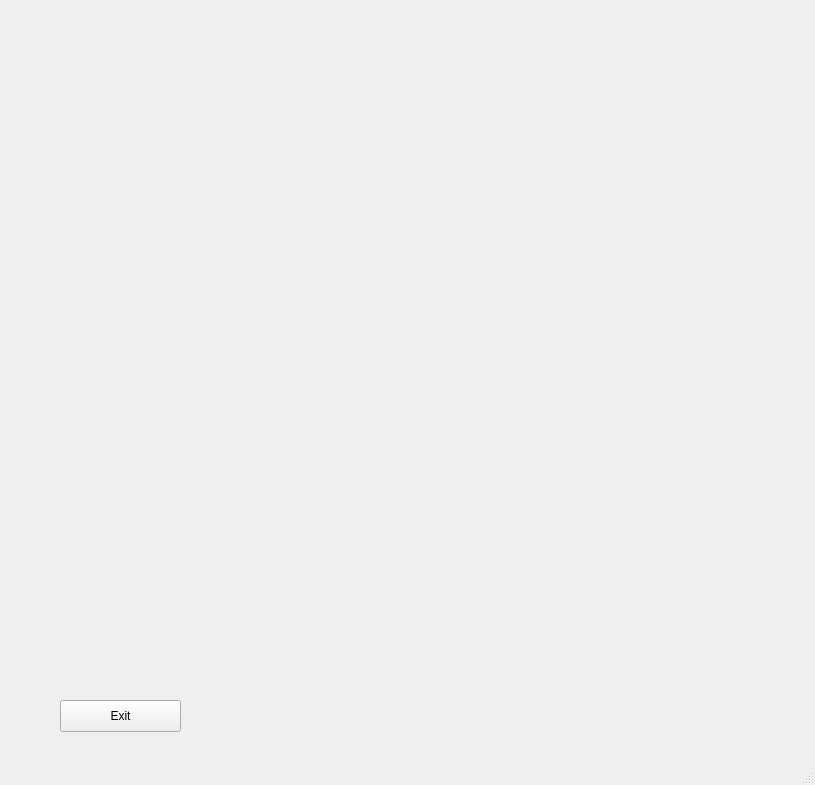
<?xml version="1.0" encoding="UTF-8"?>
<ui version="4.0">
 <class>MainWindow</class>
 <widget class="QMainWindow" name="MainWindow">
  <property name="geometry">
   <rect>
    <x>0</x>
    <y>0</y>
    <width>815</width>
    <height>785</height>
   </rect>
  </property>
  <property name="windowTitle">
   <string>MainWindow</string>
  </property>
  <widget class="QWidget" name="centralwidget">
   <widget class="QStackedWidget" name="stackedWidget">
    <property name="geometry">
     <rect>
      <x>40</x>
      <y>130</y>
      <width>741</width>
      <height>561</height>
     </rect>
    </property>
    <property name="currentIndex">
     <number>5</number>
    </property>
    <widget class="QWidget" name="welcomepage">
     <widget class="QLabel" name="welcome">
      <property name="geometry">
       <rect>
        <x>150</x>
        <y>110</y>
        <width>521</width>
        <height>291</height>
       </rect>
      </property>
      <property name="font">
       <font>
        <family>Arial</family>
        <pointsize>24</pointsize>
        <weight>75</weight>
        <bold>true</bold>
       </font>
      </property>
      <property name="text">
       <string>Welcome to the Simon Task Experiment 😊</string>
      </property>
     </widget>
     <widget class="QPushButton" name="nextbtn">
      <property name="geometry">
       <rect>
        <x>580</x>
        <y>510</y>
        <width>121</width>
        <height>32</height>
       </rect>
      </property>
      <property name="text">
       <string>Next</string>
      </property>
     </widget>
    </widget>
    <widget class="QWidget" name="informedconsent">
     <widget class="QTextBrowser" name="consent">
      <property name="geometry">
       <rect>
        <x>110</x>
        <y>20</y>
        <width>561</width>
        <height>461</height>
       </rect>
      </property>
      <property name="html">
       <string>&lt;!DOCTYPE HTML PUBLIC &quot;-//W3C//DTD HTML 4.0//EN&quot; &quot;http://www.w3.org/TR/REC-html40/strict.dtd&quot;&gt;
&lt;html&gt;&lt;head&gt;&lt;meta name=&quot;qrichtext&quot; content=&quot;1&quot; /&gt;&lt;style type=&quot;text/css&quot;&gt;
p, li { white-space: pre-wrap; }
&lt;/style&gt;&lt;/head&gt;&lt;body style=&quot; font-family:'.AppleSystemUIFont'; font-size:13pt; font-weight:400; font-style:normal;&quot;&gt;
&lt;p align=&quot;center&quot; style=&quot; margin-top:0px; margin-bottom:0px; margin-left:0px; margin-right:0px; -qt-block-indent:0; text-indent:0px;&quot;&gt;&lt;span style=&quot; font-size:24pt; font-weight:600;&quot;&gt;Informed consent&lt;/span&gt;&lt;/p&gt;
&lt;p align=&quot;center&quot; style=&quot;-qt-paragraph-type:empty; margin-top:0px; margin-bottom:0px; margin-left:0px; margin-right:0px; -qt-block-indent:0; text-indent:0px; font-size:24pt; font-weight:600;&quot;&gt;&lt;br /&gt;&lt;/p&gt;
&lt;p style=&quot; margin-top:0px; margin-bottom:0px; margin-left:0px; margin-right:0px; -qt-block-indent:0; text-indent:0px;&quot;&gt;&lt;span style=&quot; font-weight:600;&quot;&gt;Title of the Study:&lt;/span&gt; Simon Task Experiment&lt;/p&gt;
&lt;p style=&quot; margin-top:12px; margin-bottom:12px; margin-left:0px; margin-right:0px; -qt-block-indent:0; text-indent:0px;&quot;&gt;&lt;span style=&quot; font-weight:600;&quot;&gt;Introduction:&lt;/span&gt; You are invited to participate in a research study conducted by FLYC7, a student/faculty member at UCL. The purpose of this study is to investigate cognitive processes using a task known as the Simon task.&lt;/p&gt;
&lt;p style=&quot; margin-top:12px; margin-bottom:12px; margin-left:0px; margin-right:0px; -qt-block-indent:0; text-indent:0px;&quot;&gt;&lt;span style=&quot; font-weight:600;&quot;&gt;Procedure:&lt;/span&gt; During the experiment, you will be presented with a series of visual stimuli and asked to respond to them using a designated response key. You need to respond as fast as you can with a left button press (the A on regular keyboard) to left-pointing arrows, and with a right button press (the L on the regular keyboard) to right button press, no matter if these arrows appear left or right from the fixation point. The experiment is expected to take approximately 2 minutes to complete.&lt;/p&gt;
&lt;p style=&quot; margin-top:12px; margin-bottom:12px; margin-left:0px; margin-right:0px; -qt-block-indent:0; text-indent:0px;&quot;&gt;&lt;span style=&quot; font-weight:600;&quot;&gt;Confidentiality:&lt;/span&gt; All information collected during this study will be kept strictly confidential. Your personal information will be anonymized and stored securely. Only the researcher(s) involved in the study will have access to the data.&lt;/p&gt;
&lt;p style=&quot; margin-top:12px; margin-bottom:12px; margin-left:0px; margin-right:0px; -qt-block-indent:0; text-indent:0px;&quot;&gt;&lt;span style=&quot; font-weight:600;&quot;&gt;Voluntary Participation:&lt;/span&gt; Your participation in this study is entirely voluntary. You have the right to withdraw from the study at any time without any consequences. Your decision to participate or not will not affect your relationship with [Your Institution] or any affiliated organizations.&lt;/p&gt;
&lt;p style=&quot; margin-top:12px; margin-bottom:12px; margin-left:0px; margin-right:0px; -qt-block-indent:0; text-indent:0px;&quot;&gt;&lt;span style=&quot; font-weight:600;&quot;&gt;Consent:&lt;/span&gt; By agreeing to participate in this study, you acknowledge that you have read and understood the information provided in this consent form. You voluntarily agree to participate in the Simon Task Experiment.&lt;/p&gt;&lt;/body&gt;&lt;/html&gt;</string>
      </property>
     </widget>
     <widget class="QPushButton" name="btnNext">
      <property name="geometry">
       <rect>
        <x>580</x>
        <y>510</y>
        <width>121</width>
        <height>32</height>
       </rect>
      </property>
      <property name="text">
       <string>Next</string>
      </property>
     </widget>
     <widget class="QCheckBox" name="btnagree">
      <property name="geometry">
       <rect>
        <x>90</x>
        <y>510</y>
        <width>261</width>
        <height>31</height>
       </rect>
      </property>
      <property name="text">
       <string>Click this box if you agree to proceed</string>
      </property>
     </widget>
    </widget>
    <widget class="QWidget" name="demopage">
     <widget class="QLabel" name="lblPrompt">
      <property name="geometry">
       <rect>
        <x>220</x>
        <y>40</y>
        <width>311</width>
        <height>61</height>
       </rect>
      </property>
      <property name="palette">
       <palette>
        <active>
         <colorrole role="WindowText">
          <brush brushstyle="SolidPattern">
           <color alpha="255">
            <red>0</red>
            <green>170</green>
            <blue>0</blue>
           </color>
          </brush>
         </colorrole>
         <colorrole role="Base">
          <brush brushstyle="SolidPattern">
           <color alpha="255">
            <red>255</red>
            <green>255</green>
            <blue>255</blue>
           </color>
          </brush>
         </colorrole>
         <colorrole role="Window">
          <brush brushstyle="SolidPattern">
           <color alpha="255">
            <red>0</red>
            <green>0</green>
            <blue>0</blue>
           </color>
          </brush>
         </colorrole>
        </active>
        <inactive>
         <colorrole role="WindowText">
          <brush brushstyle="SolidPattern">
           <color alpha="255">
            <red>0</red>
            <green>170</green>
            <blue>0</blue>
           </color>
          </brush>
         </colorrole>
         <colorrole role="Base">
          <brush brushstyle="SolidPattern">
           <color alpha="255">
            <red>255</red>
            <green>255</green>
            <blue>255</blue>
           </color>
          </brush>
         </colorrole>
         <colorrole role="Window">
          <brush brushstyle="SolidPattern">
           <color alpha="255">
            <red>0</red>
            <green>0</green>
            <blue>0</blue>
           </color>
          </brush>
         </colorrole>
        </inactive>
        <disabled>
         <colorrole role="WindowText">
          <brush brushstyle="SolidPattern">
           <color alpha="255">
            <red>120</red>
            <green>120</green>
            <blue>120</blue>
           </color>
          </brush>
         </colorrole>
         <colorrole role="Base">
          <brush brushstyle="SolidPattern">
           <color alpha="255">
            <red>0</red>
            <green>0</green>
            <blue>0</blue>
           </color>
          </brush>
         </colorrole>
         <colorrole role="Window">
          <brush brushstyle="SolidPattern">
           <color alpha="255">
            <red>0</red>
            <green>0</green>
            <blue>0</blue>
           </color>
          </brush>
         </colorrole>
        </disabled>
       </palette>
      </property>
      <property name="font">
       <font>
        <family>Arial</family>
        <pointsize>14</pointsize>
        <weight>75</weight>
        <bold>true</bold>
       </font>
      </property>
      <property name="autoFillBackground">
       <bool>true</bool>
      </property>
      <property name="text">
       <string>Please provide the following information:</string>
      </property>
      <property name="alignment">
       <set>Qt::AlignCenter</set>
      </property>
      <property name="wordWrap">
       <bool>true</bool>
      </property>
     </widget>
     <widget class="QWidget" name="widget" native="true">
      <property name="geometry">
       <rect>
        <x>130</x>
        <y>120</y>
        <width>511</width>
        <height>381</height>
       </rect>
      </property>
      <widget class="QLabel" name="lblSex">
       <property name="geometry">
        <rect>
         <x>70</x>
         <y>160</y>
         <width>60</width>
         <height>16</height>
        </rect>
       </property>
       <property name="font">
        <font>
         <family>Arial</family>
         <pointsize>14</pointsize>
         <weight>75</weight>
         <bold>true</bold>
        </font>
       </property>
       <property name="text">
        <string>Sex: </string>
       </property>
      </widget>
      <widget class="QLineEdit" name="txtID">
       <property name="geometry">
        <rect>
         <x>260</x>
         <y>50</y>
         <width>231</width>
         <height>22</height>
        </rect>
       </property>
      </widget>
      <widget class="QWidget" name="grpSex" native="true">
       <property name="geometry">
        <rect>
         <x>160</x>
         <y>150</y>
         <width>251</width>
         <height>41</height>
        </rect>
       </property>
       <widget class="QRadioButton" name="rdbOther">
        <property name="geometry">
         <rect>
          <x>170</x>
          <y>10</y>
          <width>95</width>
          <height>20</height>
         </rect>
        </property>
        <property name="text">
         <string>Other</string>
        </property>
       </widget>
       <widget class="QRadioButton" name="rdbFemale">
        <property name="geometry">
         <rect>
          <x>80</x>
          <y>10</y>
          <width>95</width>
          <height>20</height>
         </rect>
        </property>
        <property name="text">
         <string>Female</string>
        </property>
       </widget>
       <widget class="QRadioButton" name="rdbMale">
        <property name="geometry">
         <rect>
          <x>10</x>
          <y>10</y>
          <width>95</width>
          <height>20</height>
         </rect>
        </property>
        <property name="text">
         <string>Male</string>
        </property>
       </widget>
      </widget>
      <widget class="QSpinBox" name="spinAge">
       <property name="geometry">
        <rect>
         <x>170</x>
         <y>110</y>
         <width>42</width>
         <height>22</height>
        </rect>
       </property>
      </widget>
      <widget class="QLabel" name="lblID">
       <property name="geometry">
        <rect>
         <x>70</x>
         <y>50</y>
         <width>141</width>
         <height>16</height>
        </rect>
       </property>
       <property name="font">
        <font>
         <family>Arial</family>
         <pointsize>14</pointsize>
         <weight>75</weight>
         <bold>true</bold>
        </font>
       </property>
       <property name="text">
        <string>Your participant ID</string>
       </property>
      </widget>
      <widget class="QLabel" name="lblAge">
       <property name="geometry">
        <rect>
         <x>70</x>
         <y>110</y>
         <width>60</width>
         <height>20</height>
        </rect>
       </property>
       <property name="font">
        <font>
         <family>Arial</family>
         <pointsize>14</pointsize>
         <weight>75</weight>
         <bold>true</bold>
        </font>
       </property>
       <property name="text">
        <string>Age: </string>
       </property>
      </widget>
      <widget class="QLabel" name="lbleducation">
       <property name="geometry">
        <rect>
         <x>70</x>
         <y>210</y>
         <width>211</width>
         <height>41</height>
        </rect>
       </property>
       <property name="font">
        <font>
         <family>Arial</family>
         <pointsize>14</pointsize>
         <weight>75</weight>
         <bold>true</bold>
        </font>
       </property>
       <property name="text">
        <string>What is the highest educational level you have achieved?</string>
       </property>
       <property name="wordWrap">
        <bool>true</bool>
       </property>
      </widget>
      <widget class="QComboBox" name="cbbdegree">
       <property name="geometry">
        <rect>
         <x>320</x>
         <y>220</y>
         <width>131</width>
         <height>26</height>
        </rect>
       </property>
       <item>
        <property name="text">
         <string/>
        </property>
       </item>
       <item>
        <property name="text">
         <string>High School</string>
        </property>
       </item>
       <item>
        <property name="text">
         <string>Undergraduate</string>
        </property>
       </item>
       <item>
        <property name="text">
         <string>Postgraduate</string>
        </property>
       </item>
       <item>
        <property name="text">
         <string>PHD</string>
        </property>
       </item>
      </widget>
      <widget class="QComboBox" name="cbbethnicity">
       <property name="geometry">
        <rect>
         <x>180</x>
         <y>290</y>
         <width>121</width>
         <height>31</height>
        </rect>
       </property>
       <item>
        <property name="text">
         <string/>
        </property>
       </item>
       <item>
        <property name="text">
         <string>Asian</string>
        </property>
       </item>
       <item>
        <property name="text">
         <string>Black</string>
        </property>
       </item>
       <item>
        <property name="text">
         <string>White</string>
        </property>
       </item>
      </widget>
      <widget class="QLabel" name="lblethnicity">
       <property name="geometry">
        <rect>
         <x>70</x>
         <y>290</y>
         <width>60</width>
         <height>16</height>
        </rect>
       </property>
       <property name="font">
        <font>
         <family>Arial</family>
         <pointsize>14</pointsize>
         <weight>75</weight>
         <bold>true</bold>
        </font>
       </property>
       <property name="text">
        <string>Ethnicity</string>
       </property>
      </widget>
      <widget class="QLabel" name="lblMessage">
       <property name="geometry">
        <rect>
         <x>70</x>
         <y>340</y>
         <width>291</width>
         <height>31</height>
        </rect>
       </property>
       <property name="palette">
        <palette>
         <active>
          <colorrole role="WindowText">
           <brush brushstyle="SolidPattern">
            <color alpha="255">
             <red>255</red>
             <green>0</green>
             <blue>0</blue>
            </color>
           </brush>
          </colorrole>
         </active>
         <inactive>
          <colorrole role="WindowText">
           <brush brushstyle="SolidPattern">
            <color alpha="255">
             <red>255</red>
             <green>0</green>
             <blue>0</blue>
            </color>
           </brush>
          </colorrole>
         </inactive>
         <disabled>
          <colorrole role="WindowText">
           <brush brushstyle="SolidPattern">
            <color alpha="255">
             <red>120</red>
             <green>120</green>
             <blue>120</blue>
            </color>
           </brush>
          </colorrole>
         </disabled>
        </palette>
       </property>
       <property name="font">
        <font>
         <pointsize>11</pointsize>
         <weight>75</weight>
         <bold>true</bold>
        </font>
       </property>
       <property name="text">
        <string/>
       </property>
       <property name="alignment">
        <set>Qt::AlignCenter</set>
       </property>
      </widget>
     </widget>
     <widget class="QPushButton" name="btnNext2">
      <property name="enabled">
       <bool>true</bool>
      </property>
      <property name="geometry">
       <rect>
        <x>580</x>
        <y>510</y>
        <width>121</width>
        <height>32</height>
       </rect>
      </property>
      <property name="text">
       <string>Next</string>
      </property>
     </widget>
    </widget>
    <widget class="QWidget" name="page_instruction">
     <widget class="QLabel" name="lblinstructions">
      <property name="geometry">
       <rect>
        <x>270</x>
        <y>50</y>
        <width>211</width>
        <height>57</height>
       </rect>
      </property>
      <property name="font">
       <font>
        <family>Arial</family>
        <pointsize>36</pointsize>
        <weight>75</weight>
        <bold>true</bold>
       </font>
      </property>
      <property name="text">
       <string>Instructions</string>
      </property>
     </widget>
     <widget class="QLabel" name="lblWarning">
      <property name="geometry">
       <rect>
        <x>140</x>
        <y>110</y>
        <width>501</width>
        <height>31</height>
       </rect>
      </property>
      <property name="palette">
       <palette>
        <active>
         <colorrole role="WindowText">
          <brush brushstyle="SolidPattern">
           <color alpha="255">
            <red>255</red>
            <green>0</green>
            <blue>0</blue>
           </color>
          </brush>
         </colorrole>
        </active>
        <inactive>
         <colorrole role="WindowText">
          <brush brushstyle="SolidPattern">
           <color alpha="255">
            <red>255</red>
            <green>0</green>
            <blue>0</blue>
           </color>
          </brush>
         </colorrole>
        </inactive>
        <disabled>
         <colorrole role="WindowText">
          <brush brushstyle="SolidPattern">
           <color alpha="255">
            <red>120</red>
            <green>120</green>
            <blue>120</blue>
           </color>
          </brush>
         </colorrole>
        </disabled>
       </palette>
      </property>
      <property name="font">
       <font>
        <family>Arial</family>
        <pointsize>14</pointsize>
        <weight>75</weight>
        <bold>true</bold>
       </font>
      </property>
      <property name="text">
       <string>Please read below information carefully before you move on to next page. </string>
      </property>
      <property name="alignment">
       <set>Qt::AlignCenter</set>
      </property>
      <property name="wordWrap">
       <bool>true</bool>
      </property>
     </widget>
     <widget class="QTextBrowser" name="textBrowser">
      <property name="geometry">
       <rect>
        <x>130</x>
        <y>180</y>
        <width>521</width>
        <height>291</height>
       </rect>
      </property>
      <property name="html">
       <string>&lt;!DOCTYPE HTML PUBLIC &quot;-//W3C//DTD HTML 4.0//EN&quot; &quot;http://www.w3.org/TR/REC-html40/strict.dtd&quot;&gt;
&lt;html&gt;&lt;head&gt;&lt;meta name=&quot;qrichtext&quot; content=&quot;1&quot; /&gt;&lt;style type=&quot;text/css&quot;&gt;
p, li { white-space: pre-wrap; }
&lt;/style&gt;&lt;/head&gt;&lt;body style=&quot; font-family:'.AppleSystemUIFont'; font-size:13pt; font-weight:400; font-style:normal;&quot;&gt;
&lt;p style=&quot; margin-top:0px; margin-bottom:0px; margin-left:0px; margin-right:0px; -qt-block-indent:0; text-indent:0px;&quot;&gt;&lt;span style=&quot; font-size:14pt;&quot;&gt;In the Simon Task, you will see a fixation point at the center of the screen, indicating the beginning of each trial. Following the fixation point, an arrow (either left-pointing or right-pointing) will appear on the screen.&lt;/span&gt;&lt;/p&gt;
&lt;p style=&quot;-qt-paragraph-type:empty; margin-top:0px; margin-bottom:0px; margin-left:0px; margin-right:0px; -qt-block-indent:0; text-indent:0px; font-size:14pt;&quot;&gt;&lt;br /&gt;&lt;/p&gt;
&lt;p style=&quot; margin-top:0px; margin-bottom:0px; margin-left:0px; margin-right:0px; -qt-block-indent:0; text-indent:0px;&quot;&gt;&lt;span style=&quot; font-size:14pt; font-weight:600;&quot;&gt;Your goal is to respond quickly and accurately to arrows displayed on the screen. &lt;/span&gt;&lt;span style=&quot; font-size:14pt; font-weight:600; color:#d12219;&quot;&gt;When you see a left-pointing arrow, press the 'a' key on your keyboard, and for&lt;/span&gt;&lt;span style=&quot; font-size:14pt; font-weight:600; color:#d10312;&quot;&gt; right-pointing arrows, use the 'l' key. &lt;/span&gt;&lt;/p&gt;
&lt;p style=&quot;-qt-paragraph-type:empty; margin-top:0px; margin-bottom:0px; margin-left:0px; margin-right:0px; -qt-block-indent:0; text-indent:0px; font-size:14pt;&quot;&gt;&lt;br /&gt;&lt;/p&gt;
&lt;p style=&quot; margin-top:0px; margin-bottom:0px; margin-left:0px; margin-right:0px; -qt-block-indent:0; text-indent:0px;&quot;&gt;&lt;span style=&quot; font-size:14pt;&quot;&gt;It's crucial to focus solely on the direction of the arrow, regardless of its position on the screen. Remember, your responses should be swift and precise, and don't worry if you make a mistake – simply continue with the task. Before start, familiarize yourself with the key mappings and the nature of the task. Your participation is appreciated, and if you have any questions, feel free to ask before we start. &lt;/span&gt;&lt;/p&gt;
&lt;p style=&quot;-qt-paragraph-type:empty; margin-top:0px; margin-bottom:0px; margin-left:0px; margin-right:0px; -qt-block-indent:0; text-indent:0px; font-size:14pt;&quot;&gt;&lt;br /&gt;&lt;/p&gt;
&lt;p style=&quot; margin-top:0px; margin-bottom:0px; margin-left:0px; margin-right:0px; -qt-block-indent:0; text-indent:0px;&quot;&gt;&lt;span style=&quot; font-size:14pt;&quot;&gt;Enjoy the Simon Task!&lt;/span&gt;&lt;/p&gt;
&lt;p style=&quot;-qt-paragraph-type:empty; margin-top:0px; margin-bottom:0px; margin-left:0px; margin-right:0px; -qt-block-indent:0; text-indent:0px; font-size:14pt;&quot;&gt;&lt;br /&gt;&lt;/p&gt;
&lt;p style=&quot; margin-top:0px; margin-bottom:0px; margin-left:0px; margin-right:0px; -qt-block-indent:0; text-indent:0px;&quot;&gt;&lt;span style=&quot; font-family:'Inter,-apple-system,BlinkMacSystemFont,Segoe UI,Roboto,Oxygen,Ubuntu,Cantarell,Helvetica Neue,sans-serif,Arial'; font-size:14pt;&quot;&gt;&lt;br /&gt;&lt;/span&gt;&lt;/p&gt;
&lt;p style=&quot;-qt-paragraph-type:empty; margin-top:0px; margin-bottom:0px; margin-left:0px; margin-right:0px; -qt-block-indent:0; text-indent:0px; font-size:14pt;&quot;&gt;&lt;br /&gt;&lt;/p&gt;
&lt;p style=&quot;-qt-paragraph-type:empty; margin-top:0px; margin-bottom:0px; margin-left:0px; margin-right:0px; -qt-block-indent:0; text-indent:0px; font-size:14pt;&quot;&gt;&lt;br /&gt;&lt;/p&gt;
&lt;p style=&quot;-qt-paragraph-type:empty; margin-top:0px; margin-bottom:0px; margin-left:0px; margin-right:0px; -qt-block-indent:0; text-indent:0px; font-size:14pt;&quot;&gt;&lt;br /&gt;&lt;/p&gt;&lt;/body&gt;&lt;/html&gt;</string>
      </property>
     </widget>
     <widget class="QPushButton" name="btnStart">
      <property name="enabled">
       <bool>true</bool>
      </property>
      <property name="geometry">
       <rect>
        <x>580</x>
        <y>510</y>
        <width>121</width>
        <height>32</height>
       </rect>
      </property>
      <property name="text">
       <string>Start</string>
      </property>
     </widget>
    </widget>
    <widget class="QWidget" name="page_simon">
     <widget class="QLabel" name="labelfix">
      <property name="geometry">
       <rect>
        <x>310</x>
        <y>230</y>
        <width>121</width>
        <height>101</height>
       </rect>
      </property>
      <property name="text">
       <string/>
      </property>
      <property name="pixmap">
       <pixmap>../../Desktop/+.png</pixmap>
      </property>
      <property name="scaledContents">
       <bool>true</bool>
      </property>
     </widget>
     <widget class="QLabel" name="lblleftcon">
      <property name="geometry">
       <rect>
        <x>60</x>
        <y>255</y>
        <width>191</width>
        <height>51</height>
       </rect>
      </property>
      <property name="text">
       <string/>
      </property>
      <property name="pixmap">
       <pixmap>../../Desktop/left arrow.png</pixmap>
      </property>
      <property name="scaledContents">
       <bool>true</bool>
      </property>
     </widget>
     <widget class="QLabel" name="lblrightincon">
      <property name="geometry">
       <rect>
        <x>480</x>
        <y>255</y>
        <width>190</width>
        <height>50</height>
       </rect>
      </property>
      <property name="text">
       <string/>
      </property>
      <property name="pixmap">
       <pixmap>../../Desktop/left arrow.png</pixmap>
      </property>
      <property name="scaledContents">
       <bool>true</bool>
      </property>
     </widget>
     <widget class="QLabel" name="lblleftincon">
      <property name="geometry">
       <rect>
        <x>60</x>
        <y>255</y>
        <width>190</width>
        <height>50</height>
       </rect>
      </property>
      <property name="text">
       <string/>
      </property>
      <property name="pixmap">
       <pixmap>../../Desktop/right arrow.png</pixmap>
      </property>
      <property name="scaledContents">
       <bool>true</bool>
      </property>
     </widget>
     <widget class="QLabel" name="lblrightcon">
      <property name="geometry">
       <rect>
        <x>480</x>
        <y>255</y>
        <width>190</width>
        <height>50</height>
       </rect>
      </property>
      <property name="text">
       <string/>
      </property>
      <property name="pixmap">
       <pixmap>../../Desktop/right arrow.png</pixmap>
      </property>
      <property name="scaledContents">
       <bool>true</bool>
      </property>
     </widget>
     <widget class="QLabel" name="errorMessage">
      <property name="geometry">
       <rect>
        <x>240</x>
        <y>130</y>
        <width>291</width>
        <height>31</height>
       </rect>
      </property>
      <property name="palette">
       <palette>
        <active>
         <colorrole role="WindowText">
          <brush brushstyle="SolidPattern">
           <color alpha="255">
            <red>255</red>
            <green>0</green>
            <blue>0</blue>
           </color>
          </brush>
         </colorrole>
        </active>
        <inactive>
         <colorrole role="WindowText">
          <brush brushstyle="SolidPattern">
           <color alpha="255">
            <red>255</red>
            <green>0</green>
            <blue>0</blue>
           </color>
          </brush>
         </colorrole>
        </inactive>
        <disabled>
         <colorrole role="WindowText">
          <brush brushstyle="SolidPattern">
           <color alpha="255">
            <red>120</red>
            <green>120</green>
            <blue>120</blue>
           </color>
          </brush>
         </colorrole>
        </disabled>
       </palette>
      </property>
      <property name="font">
       <font>
        <pointsize>11</pointsize>
        <weight>75</weight>
        <bold>true</bold>
       </font>
      </property>
      <property name="text">
       <string/>
      </property>
      <property name="alignment">
       <set>Qt::AlignCenter</set>
      </property>
     </widget>
     <widget class="QLabel" name="exp1Start">
      <property name="geometry">
       <rect>
        <x>330</x>
        <y>410</y>
        <width>161</width>
        <height>71</height>
       </rect>
      </property>
      <property name="text">
       <string/>
      </property>
     </widget>
    </widget>
    <widget class="QWidget" name="page_3">
     <widget class="QLabel" name="conRshow">
      <property name="geometry">
       <rect>
        <x>270</x>
        <y>240</y>
        <width>60</width>
        <height>16</height>
       </rect>
      </property>
      <property name="text">
       <string/>
      </property>
     </widget>
     <widget class="QLabel" name="inconRshow">
      <property name="geometry">
       <rect>
        <x>320</x>
        <y>350</y>
        <width>60</width>
        <height>16</height>
       </rect>
      </property>
      <property name="text">
       <string/>
      </property>
     </widget>
    </widget>
    <widget class="QWidget" name="page_5"/>
    <widget class="QWidget" name="page_4"/>
   </widget>
   <widget class="QPushButton" name="btnexit">
    <property name="geometry">
     <rect>
      <x>60</x>
      <y>700</y>
      <width>121</width>
      <height>32</height>
     </rect>
    </property>
    <property name="text">
     <string>Exit</string>
    </property>
   </widget>
   <widget class="QLabel" name="lbllogo">
    <property name="geometry">
     <rect>
      <x>240</x>
      <y>10</y>
      <width>321</width>
      <height>101</height>
     </rect>
    </property>
    <property name="text">
     <string/>
    </property>
    <property name="pixmap">
     <pixmap>../../Desktop/logo.png</pixmap>
    </property>
    <property name="scaledContents">
     <bool>true</bool>
    </property>
   </widget>
  </widget>
  <widget class="QMenuBar" name="menubar">
   <property name="geometry">
    <rect>
     <x>0</x>
     <y>0</y>
     <width>815</width>
     <height>24</height>
    </rect>
   </property>
  </widget>
  <widget class="QStatusBar" name="statusbar"/>
 </widget>
 <resources/>
 <connections/>
</ui>
